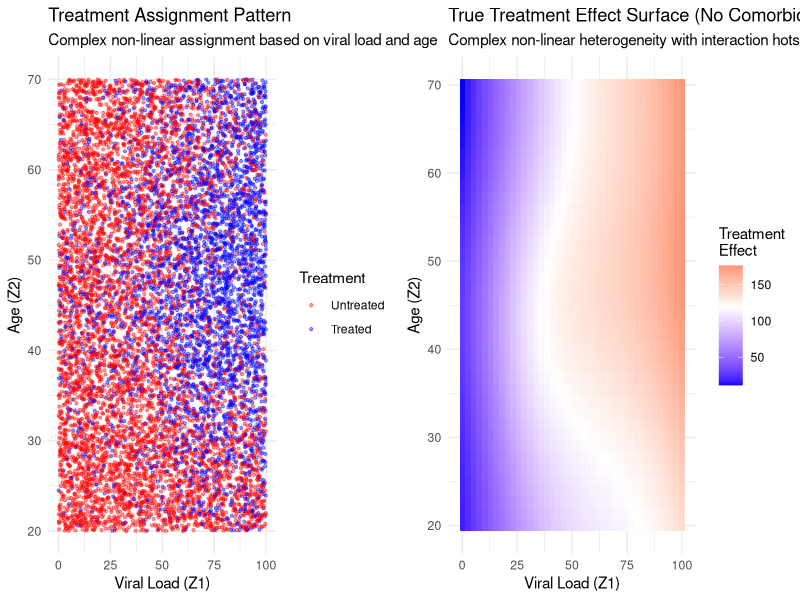

This chart was generated by the following R code: (Note: this script raises an error after producing the figure.)
## ---- chunk 1
knitr::opts_chunk$set(
  echo = TRUE,
  message = FALSE,
  warning = FALSE,
  fig.align = "center",
  fig.width = 10,
  fig.height = 6
)


# Load required libraries
library(dplyr)
library(knitr)
library(kableExtra)
library(randomForest)
library(ggplot2)
library(gridExtra)
library(caret)

## ---- chunk 2
# Simple tabular data from original tutorial
z <- c(0, 0, 1, 1)
a <- c(0, 1, 0, 1)
y <- c(100, 150, 80, 130)
n <- c(300, 200, 150, 350)

data_simple <- data.frame(z, a, y, n)

kable(data_simple, 
      caption = "Table 1: Simple Cross-sectional Data",
      col.names = c("Z (Viral Load)", "A (Treatment)", "Y (CD4 Count)", "N (Sample Size)")) %>%
  kable_styling(bootstrap_options = c("striped", "hover", "condensed"))
## ---- chunk 3
# Calculate marginal distribution of Z
total_n <- sum(n)
z_marginal <- data_simple %>%
  group_by(z) %>%
  summarise(total = sum(n), prob = sum(n) / total_n, .groups = 'drop')

# Non-parametric G-formula
treated_outcomes <- data_simple %>%
  filter(a == 1) %>%
  left_join(z_marginal %>% select(z, prob), by = "z") %>%
  mutate(weighted_y = y * prob)

untreated_outcomes <- data_simple %>%
  filter(a == 0) %>%
  left_join(z_marginal %>% select(z, prob), by = "z") %>%
  mutate(weighted_y = y * prob)

ate_simple_nonparam <- sum(treated_outcomes$weighted_y) - sum(untreated_outcomes$weighted_y)

# Parametric G-formula (expand data and fit models)
data_expanded <- data_simple %>% slice(rep(row_number(), n))

# Fit models
y_model_simple <- lm(y ~ a + z, data = data_simple, weights = n)

# Simulate and predict
set.seed(123)
sim_n <- 100000
z_sim <- sample(z_marginal$z, size = sim_n, replace = TRUE, prob = z_marginal$prob)
sim_data <- data.frame(z = z_sim)

y_treated_simple <- predict(y_model_simple, newdata = sim_data %>% mutate(a = 1))
y_untreated_simple <- predict(y_model_simple, newdata = sim_data %>% mutate(a = 0))
ate_simple_param <- mean(y_treated_simple) - mean(y_untreated_simple)

# Random Forest
rf_model_simple <- randomForest(y ~ a + z, data = data_expanded, ntree = 500)
y_rf_treated_simple <- predict(rf_model_simple, newdata = sim_data %>% mutate(a = 1))
y_rf_untreated_simple <- predict(rf_model_simple, newdata = sim_data %>% mutate(a = 0))
ate_simple_rf <- mean(y_rf_treated_simple) - mean(y_rf_untreated_simple)

cat("Simple Data Results:\n")
cat("Non-parametric ATE:", round(ate_simple_nonparam, 2), "\n")
cat("Linear model ATE:", round(ate_simple_param, 2), "\n")
cat("Random Forest ATE:", round(ate_simple_rf, 2), "\n")
## ---- chunk 4
set.seed(42)
n_obs <- 10000  # Enough sample for ML methods

# Generate multiple confounders for richer interactions
z1 <- runif(n_obs, 0, 100)    # Viral load
z2 <- runif(n_obs, 20, 70)    # Age  
z3 <- rbinom(n_obs, 1, 0.3)   # Comorbidity (0/1)

# Complex non-linear treatment assignment with smooth relationships
treatment_logit <- -1.5 + 
  # Smooth S-curve for viral load (sicker patients more likely to get treatment)
  3 * plogis((z1 - 50) / 20) - 1.5 +
  
  # Smooth inverse-U for age (middle-aged more likely to get treatment)
  2 * exp(-((z2 - 45) / 15)^2) - 0.5 +
  
  # Comorbidity effect that varies smoothly with other variables
  z3 * (0.5 + 0.02 * z1 - 0.01 * z2) +
  
  # Smooth interaction surfaces
  0.015 * z1 * (z2 - 45) / 25 +                    # Viral load × Age interaction
  0.3 * sin(z1 * pi / 50) * cos(z2 * pi / 40) +    # Trigonometric interaction
  z3 * 0.2 * cos((z1 + z2) * pi / 80)              # Three-way interaction

treatment_prob <- plogis(treatment_logit)
a <- rbinom(n_obs, 1, treatment_prob)

# Complex outcome model with baseline health declining with viral load and age
baseline_outcome <- 200 - 1.5 * z1 + 0.01 * z1^2 +           # Viral load effect
                   50 * exp(-((z2 - 40) / 12)^2) +            # Age effect (peak health ~40)
                   z3 * (-30 - 0.3 * z1 + 0.5 * z2)           # Comorbidity penalty

# Highly heterogeneous treatment effects - the key for demonstrating RF advantage
treatment_effect <- 
  # Base effect varies smoothly with viral load
  30 + 0.8 * z1 + 20 * tanh((z1 - 40) / 20) +       # Smooth transition around z1=40
  
  # Age modifies effectiveness (peak around age 45)
  25 * exp(-((z2 - 45) / 18)^2) +                    
  
  # Comorbidity creates complex interactions
  z3 * (20 - 0.4 * z1 + 0.3 * z2) +                 
  
  # Smooth interactions that linear models struggle with
  0.008 * z1 * z2 +                                  # Linear interaction
  0.15 * z1 * z3 +                                   # z1×z3 interaction
  
  # Non-linear patterns
  15 * sin(z1 * pi / 60) * (1 + 0.5 * z3) +         # Sine modulation
  10 * cos(z2 * pi / 50) * exp(-z1 / 100) +         # Decaying cosine
  
  # Regional "sweet spots" where treatment works exceptionally well
  20 * exp(-((z1 - 30)^2 + (z2 - 40)^2) / 400) +    # Gaussian sweet spot
  15 * exp(-((z1 - 70)^2 + (z2 - 50)^2) / 500) * z3 # Another for comorbid patients

# Final outcome with moderate noise
y <- baseline_outcome + a * treatment_effect + rnorm(n_obs, 0, 25)

# Create dataset
data_complex <- data.frame(
  z1 = z1, z2 = z2, z3 = z3, 
  a = a, y = y,
  true_te = treatment_effect
)

# Summary statistics
summary_stats <- data_complex %>%
  summarise(
    n = n(),
    z1_mean = mean(z1), z1_sd = sd(z1),
    z2_mean = mean(z2), z2_sd = sd(z2),
    z3_mean = mean(z3),
    prop_treated = mean(a),
    y_mean = mean(y), y_sd = sd(y),
    te_mean = mean(true_te), te_sd = sd(true_te)
  )

kable(summary_stats,
      caption = "Table 2: Complex Data Summary Statistics",
      col.names = c("N", "Z1 Mean", "Z1 SD", "Z2 Mean", "Z2 SD", "Z3 Mean", 
                   "Prop. Treated", "Y Mean", "Y SD", "TE Mean", "TE SD"),
      digits = 2) %>%
  kable_styling(bootstrap_options = c("striped", "hover", "condensed"))
## ---- chunk 5
# Treatment probability by viral load and age
p1 <- ggplot(data_complex, aes(x = z1, y = z2, color = factor(a))) +
  geom_point(alpha = 0.4, size = 0.8) +
  labs(title = "Treatment Assignment Pattern",
       subtitle = "Complex non-linear assignment based on viral load and age",
       x = "Viral Load (Z1)", y = "Age (Z2)", color = "Treatment") +
  scale_color_manual(values = c("red", "blue"), labels = c("Untreated", "Treated")) +
  theme_minimal()

# Treatment effect surface (for patients without comorbidity)
grid_size <- 40
z1_grid <- seq(0, 100, length.out = grid_size)
z2_grid <- seq(20, 70, length.out = grid_size)

te_surface <- expand.grid(z1 = z1_grid, z2 = z2_grid) %>%
  mutate(z3 = 0) %>%  # Show for z3 = 0
  mutate(
    te = 30 + 0.8 * z1 + 20 * tanh((z1 - 40) / 20) +
         25 * exp(-((z2 - 45) / 18)^2) +
         z3 * (20 - 0.4 * z1 + 0.3 * z2) +
         0.008 * z1 * z2 +
         0.15 * z1 * z3 +
         15 * sin(z1 * pi / 60) * (1 + 0.5 * z3) +
         10 * cos(z2 * pi / 50) * exp(-z1 / 100) +
         20 * exp(-((z1 - 30)^2 + (z2 - 40)^2) / 400) +
         15 * exp(-((z1 - 70)^2 + (z2 - 50)^2) / 500) * z3
  )

p2 <- ggplot(te_surface, aes(x = z1, y = z2, fill = te)) +
  geom_tile() +
  scale_fill_gradient2(low = "blue", mid = "white", high = "red", 
                      midpoint = median(te_surface$te), name = "Treatment\nEffect") +
  labs(title = "True Treatment Effect Surface (No Comorbidity)",
       subtitle = "Complex non-linear heterogeneity with interaction hotspots",
       x = "Viral Load (Z1)", y = "Age (Z2)") +
  theme_minimal()

grid.arrange(p1, p2, ncol = 2)
## ---- chunk 6
# Linear models (using all three confounders)
outcome_model_linear <- lm(y ~ a + z1 + z2 + z3 + a:z1, data = data_complex)

# Polynomial model with modest flexibility (doesn't mirror DGP structure)
outcome_model_poly <- lm(y ~ a * (z1 + I(z1^3) + z2 + z3) + 
                        z1:z2 + z2:z3, data = data_complex)

# Random Forest models with proper hyperparameters
set.seed(123)
outcome_model_rf <- randomForest(y ~ a + z1 + z2 + z3, data = data_complex, 
                                ntree = 2000,        # More trees for stability
                                nodesize = 20,       # Larger nodes (less overfitting)
                                mtry = 2,           # Fewer variables per split
                                maxnodes = 200,     # Limit complexity
                                importance = TRUE)

# Model performance summaries
cat("Model Performance Summary:\n")
cat("Linear outcome R²:", round(summary(outcome_model_linear)$r.squared, 3), "\n")
cat("Polynomial outcome R²:", round(summary(outcome_model_poly)$r.squared, 3), "\n")
cat("RF outcome % Var Explained:", round(tail(outcome_model_rf$rsq, 3), 1), "\n")
## ---- chunk 7
# Simulation setup
set.seed(456)
sim_n <- 10000

# Sample from marginal distributions of confounders
z1_sim <- sample(data_complex$z1, size = sim_n, replace = TRUE)
z2_sim <- sample(data_complex$z2, size = sim_n, replace = TRUE)
z3_sim <- sample(data_complex$z3, size = sim_n, replace = TRUE)

sim_data <- data.frame(z1 = z1_sim, z2 = z2_sim, z3 = z3_sim)

# Calculate true ATE on simulation sample
true_te_sim <- 30 + 0.8 * z1_sim + 20 * tanh((z1_sim - 40) / 20) +
               25 * exp(-((z2_sim - 45) / 18)^2) +
               z3_sim * (20 - 0.4 * z1_sim + 0.3 * z2_sim) +
               0.008 * z1_sim * z2_sim +
               0.15 * z1_sim * z3_sim +
               15 * sin(z1_sim * pi / 60) * (1 + 0.5 * z3_sim) +
               10 * cos(z2_sim * pi / 50) * exp(-z1_sim / 100) +
               20 * exp(-((z1_sim - 30)^2 + (z2_sim - 40)^2) / 400) +
               15 * exp(-((z1_sim - 70)^2 + (z2_sim - 50)^2) / 500) * z3_sim

true_ate <- mean(true_te_sim)

# Linear model predictions
y_linear_treated <- predict(outcome_model_linear, newdata = sim_data %>% mutate(a = 1))
y_linear_untreated <- predict(outcome_model_linear, newdata = sim_data %>% mutate(a = 0))
ate_linear <- mean(y_linear_treated) - mean(y_linear_untreated)

# Polynomial model predictions
y_poly_treated <- predict(outcome_model_poly, newdata = sim_data %>% mutate(a = 1))
y_poly_untreated <- predict(outcome_model_poly, newdata = sim_data %>% mutate(a = 0))
ate_poly <- mean(y_poly_treated) - mean(y_poly_untreated)

# Random Forest predictions
y_rf_treated <- predict(outcome_model_rf, newdata = sim_data %>% mutate(a = 1))
y_rf_untreated <- predict(outcome_model_rf, newdata = sim_data %>% mutate(a = 0))
ate_rf <- mean(y_rf_treated) - mean(y_rf_untreated)

# Crude estimate
crude_treated <- mean(data_complex$y[data_complex$a == 1])
crude_untreated <- mean(data_complex$y[data_complex$a == 0])
crude_ate <- crude_treated - crude_untreated
## ---- chunk 8
# Create comprehensive results table
results_comparison <- data.frame(
  Method = c("True ATE", "Crude (Unadjusted)", "Linear G-Formula", 
             "Polynomial G-Formula", "Random Forest G-Formula"),
  ATE_Estimate = c(round(true_ate, 2), round(crude_ate, 2), round(ate_linear, 2), 
                   round(ate_poly, 2), round(ate_rf, 2)),
  Bias = c(0, round(crude_ate - true_ate, 2), round(ate_linear - true_ate, 2),
           round(ate_poly - true_ate, 2), round(ate_rf - true_ate, 2)),
  Abs_Bias = c(0, round(abs(crude_ate - true_ate), 2), round(abs(ate_linear - true_ate), 2),
               round(abs(ate_poly - true_ate), 2), round(abs(ate_rf - true_ate), 2)),
  Notes = c("Oracle truth", "Ignores confounding", "Simple linear model", 
                         "Cubic + interactions", "Flexible ML approach")
)

kable(results_comparison,
      caption = "Table 3: G-Formula Results Comparison",
      col.names = c("Method", "ATE Estimate", "Bias", "Absolute Bias", "Notes")) %>%
  kable_styling(bootstrap_options = c("striped", "hover", "condensed"))

# Performance insights
linear_bias <- results_comparison$Abs_Bias[3]      # Linear only
poly_bias <- results_comparison$Abs_Bias[4]        # Polynomial only
rf_bias <- results_comparison$Abs_Bias[5]          # Random Forest
best_parametric_bias <- min(linear_bias, poly_bias) # Best parametric approach

cat("\n*** KEY FINDINGS ***\n")
cat("True ATE:", round(true_ate, 2), "\n")
cat("Linear model bias:", round(linear_bias, 2), "\n")
cat("Polynomial model bias:", round(poly_bias, 2), "\n")
cat("Random Forest bias:", round(rf_bias, 2), "\n")

if(rf_bias < linear_bias) {
  rf_vs_linear <- round(linear_bias / rf_bias, 1)
  cat("✓ Random Forest performs", rf_vs_linear, "times better than linear model!\n")
} else {
  cat("Linear model performs similarly to or better than Random Forest.\n")
}

if(rf_bias < best_parametric_bias) {
  rf_vs_best_param <- round(best_parametric_bias / rf_bias, 1)
  cat("✓ Random Forest performs", rf_vs_best_param, "times better than best parametric method!\n")
} else {
  cat("Parametric methods perform similarly to or better than Random Forest.\n")
}
## ---- chunk 9
# Cross-validation comparison
set.seed(789)
cv_folds <- createFolds(data_complex$y, k = 5)

# Function to calculate RMSE
calculate_rmse <- function(actual, predicted) {
  sqrt(mean((actual - predicted)^2, na.rm = TRUE))
}

# Initialize RMSE vectors
rmse_linear <- rmse_poly <- rmse_rf <- numeric(5)

# Cross-validation loop
for(i in 1:5) {
  train_idx <- unlist(cv_folds[-i])
  test_idx <- cv_folds[[i]]
  
  train_data <- data_complex[train_idx, ]
  test_data <- data_complex[test_idx, ]
  
  # Fit models
  linear_cv <- lm(y ~ a + z1 + z2 + z3 + a:z1, data = train_data)
  poly_cv <- lm(y ~ a * (z1 + I(z1^3) + z2 + z3) + z1:z2 + z2:z3, data = train_data)
  rf_cv <- randomForest(y ~ a + z1 + z2 + z3, data = train_data, 
                       ntree = 1000, nodesize = 20, mtry = 2)
  
  # Predictions
  pred_linear <- predict(linear_cv, test_data)
  pred_poly <- predict(poly_cv, test_data)
  pred_rf <- predict(rf_cv, test_data)
  
  # RMSE calculation
  rmse_linear[i] <- calculate_rmse(test_data$y, pred_linear)
  rmse_poly[i] <- calculate_rmse(test_data$y, pred_poly)
  rmse_rf[i] <- calculate_rmse(test_data$y, pred_rf)
}

# Performance summary
performance_summary <- data.frame(
  Model = c("Linear", "Polynomial", "Random Forest"),
  Mean_RMSE = c(mean(rmse_linear), mean(rmse_poly), mean(rmse_rf)),
  SD_RMSE = c(sd(rmse_linear), sd(rmse_poly), sd(rmse_rf)),
  Improvement_vs_Linear = c("—", 
                           paste0(round((mean(rmse_linear) - mean(rmse_poly))/mean(rmse_linear)*100, 1), "%"),
                           paste0(round((mean(rmse_linear) - mean(rmse_rf))/mean(rmse_linear)*100, 1), "%"))
)

kable(performance_summary,
      caption = "Table 4: Cross-Validation Performance",
      col.names = c("Model", "Mean RMSE", "SD RMSE", "Improvement"),
      digits = 3) %>%
  kable_styling(bootstrap_options = c("striped", "hover", "condensed"))
## ---- chunk 10
# Compare model predictions across viral load (fixing age=40, comorbidity=0)
z1_plot_range <- seq(0, 100, length.out = 100)
plot_data_fixed <- data.frame(z1 = z1_plot_range, z2 = 40, z3 = 0)

# Calculate true treatment effect for this slice
true_te_plot <- 30 + 0.8 * z1_plot_range + 20 * tanh((z1_plot_range - 40) / 20) +
                25 * exp(-((40 - 45) / 18)^2) +
                0 * (20 - 0.4 * z1_plot_range + 0.3 * 40) +
                0.008 * z1_plot_range * 40 +
                0.15 * z1_plot_range * 0 +
                15 * sin(z1_plot_range * pi / 60) * (1 + 0.5 * 0) +
                10 * cos(40 * pi / 50) * exp(-z1_plot_range / 100) +
                20 * exp(-((z1_plot_range - 30)^2 + (40 - 40)^2) / 400) +
                15 * exp(-((z1_plot_range - 70)^2 + (40 - 50)^2) / 500) * 0

# Model predictions
pred_linear_treated <- predict(outcome_model_linear, newdata = plot_data_fixed %>% mutate(a = 1))
pred_linear_untreated <- predict(outcome_model_linear, newdata = plot_data_fixed %>% mutate(a = 0))
te_linear <- pred_linear_treated - pred_linear_untreated

pred_poly_treated <- predict(outcome_model_poly, newdata = plot_data_fixed %>% mutate(a = 1))
pred_poly_untreated <- predict(outcome_model_poly, newdata = plot_data_fixed %>% mutate(a = 0))
te_poly <- pred_poly_treated - pred_poly_untreated

pred_rf_treated <- predict(outcome_model_rf, newdata = plot_data_fixed %>% mutate(a = 1))
pred_rf_untreated <- predict(outcome_model_rf, newdata = plot_data_fixed %>% mutate(a = 0))
te_rf <- pred_rf_treated - pred_rf_untreated

# Create plotting dataframe
te_df <- data.frame(
  z1 = rep(z1_plot_range, 4),
  treatment_effect = c(true_te_plot, te_linear, te_poly, te_rf),
  model = rep(c("True Effect", "Linear", "Polynomial", "Random Forest"), each = 100)
)

# Plot treatment effects
p_te <- ggplot(te_df, aes(x = z1, y = treatment_effect, color = model, linetype = model)) +
  geom_line(size = 1.2) +
  labs(title = "Treatment Effect by Viral Load (Age=40, No Comorbidity)",
       subtitle = "Model comparison showing Random Forest's ability to capture non-linear patterns",
       x = "Viral Load (Z1)", y = "Treatment Effect",
       color = "Model", linetype = "Model") +
  theme_minimal() +
  scale_color_manual(values = c("black", "red", "blue", "darkgreen")) +
  scale_linetype_manual(values = c("solid", "dashed", "dotted", "solid")) +
  theme(legend.position = "bottom")

print(p_te)
